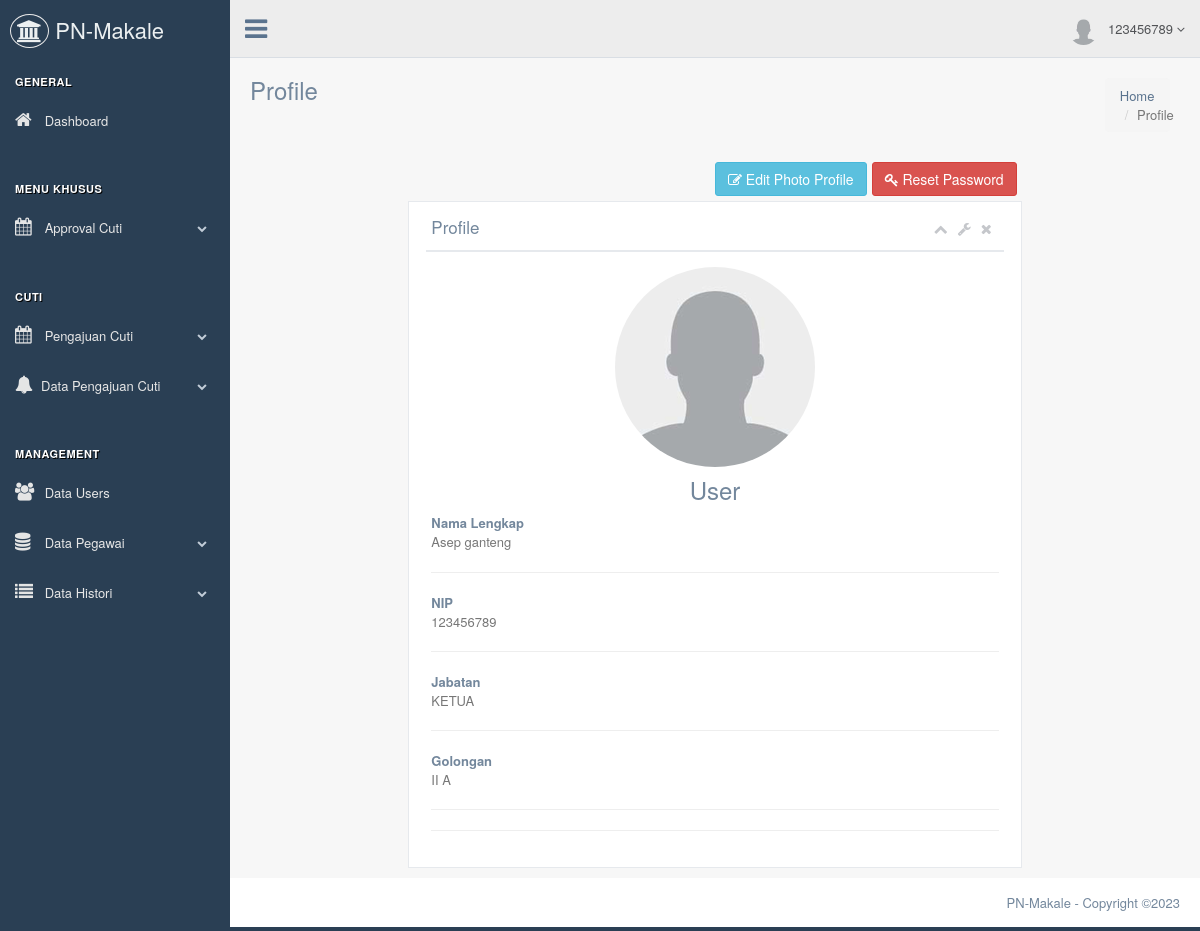
The page /admin/index.php?page=profile (signed in) on the database its author committed.
### tables this page shows
CREATE TABLE `pegawai` (
  `id_pegawai` int(25) NOT NULL,
  `nama_pegawai` varchar(225) NOT NULL,
  `nip` varchar(225) NOT NULL,
  `id_jabatan` int(25) NOT NULL,
  `id_golongan` int(25) NOT NULL,
  `unit_kerja` varchar(225) NOT NULL
);

CREATE TABLE `jabatan` (
  `id_jabatan` int(25) NOT NULL,
  `nama_jabatan` varchar(225) NOT NULL
);

CREATE TABLE `golongan` (
  `id_golongan` int(25) NOT NULL,
  `nama_golongan` varchar(255) NOT NULL
);

### admin/profile.php (the view, shortened to what this page needs)
<div class="page-title">
    <div class="title_left">
      <h3>Profile</h3>
    </div>
    <div class="title_right">
      <div class="col-md-2 col-sm-2 col-xs-12 pull-right">
        <ol class="breadcrumb float-sm-right">
          <li class="breadcrumb-item"><a href="#">Home</a></li>
          <li class="breadcrumb-item active">Profile</li>
        </ol>
      </div>
    </div>
  </div>
  <div class="row">
    <div class="col-md-2 col-sm-2 col-xs-2"></div>
    <div class="col-md-8 col-sm-12 col-xs-12">
      <a href="#" class="btn btn-danger pull-right" data-toggle="modal" data-target=".btn-resetpass"><i class="fa fa-key"></i> Reset Password</a>
      <a href="#" class="btn btn-info pull-right" data-toggle="modal" data-target=".btn-edit-profile"><i class="fa fa-edit"></i> Edit Photo Profile</a>
      <div class="x_panel">
        <div class="x_title">
          <h2>Profile</h2>
          <ul class="nav navbar-right panel_toolbox">
            <li><a class="collapse-link"><i class="fa fa-chevron-up"></i></a>
            </li>
            <li class="dropdown">
              <a href="#" class="dropdown-toggle" data-toggle="dropdown" role="button" aria-expanded="false"><i
                  class="fa fa-wrench"></i></a>
            </li>
            <li><a class="close-link"><i class="fa fa-close"></i></a>
            </li>
          </ul>
          <div class="clearfix"></div>
        </div>
        <?php
        include '../database/koneksi.php';
        $query = mysqli_query($koneksi,"SELECT * FROM pegawai pg, jabatan jb, golongan gl  WHERE nip='$nip' and pg.id_jabatan=jb.id_jabatan and pg.id_golongan=gl.id_golongan ");
        $row = mysqli_fetch_array($query);
        $selectfoto = mysqli_query($koneksi, "SELECT * FROM user WHERE nip='$nip'");
        $row2 = mysqli_fetch_array($selectfoto);
         ?>
        <div class="x_content">
          <div class="text-center">
            <?php
            if (empty($row2['foto'])) {
            ?>
                <img src="../build/images/user.png" class="img-circle">
            <?php
          } elseif (!empty($row2['foto'])) {
            ?>
                <img src="../build/images/thump_<?php echo $row2['foto']; ?>" class="img-circle">
            <?php
            }
             ?>
          </div>
          <h3 class="profile-username text-center">User</h3>
          <strong>Nama Lengkap</strong>
          <p class="text-muted"><?php echo $row['nama_pegawai']; ?></p>
          <hr>
          <strong>NIP</strong>
          <p class="text-muted"><?php echo $row['nip']; ?></p>
          <hr>
          <strong>Jabatan</strong>
          <p class="text-muted"><?php echo $row['nama_jabatan']; ?></p>
          <hr>
          <strong>Golongan</strong>
          <p class="text-muted"><?php echo $row['nama_golongan']; ?></p>
          <hr>
          <hr>
        </div>
      </div>
    </div>
    <div class="col-md-2 col-sm-2 col-xs-2"></div>
  </div>

### rows shown on the page
pegawai: nama_pegawai "Asep ganteng", nip "123456789", id_jabatan.nama_jabatan "KETUA", id_golongan.nama_golongan "II A"

### other values the page prints
$nip "123456789"
